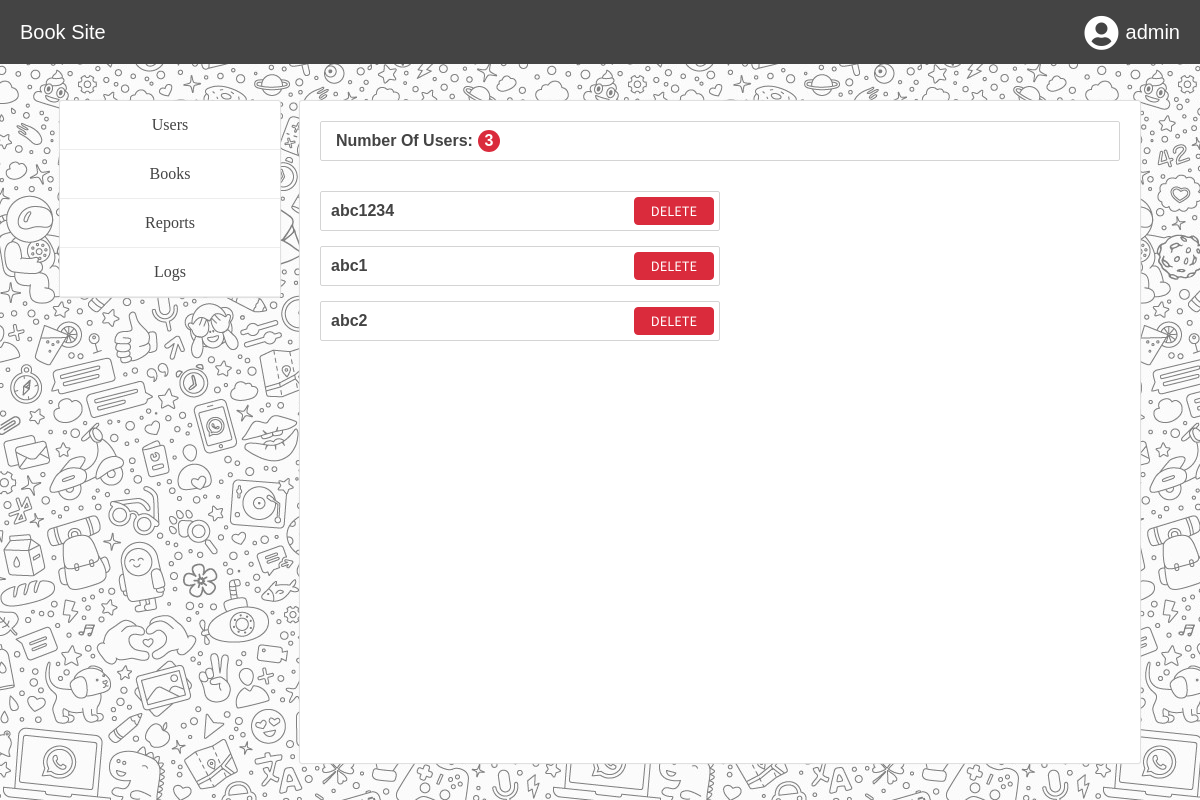
The page /Book_Site/admin/index.php (signed in) on the database its author committed.
### tables this page shows
CREATE TABLE `users` (
  `id` int(11) NOT NULL,
  `username` varchar(25) NOT NULL,
  `password` varchar(255) NOT NULL,
  `email` varchar(255) NOT NULL
);

### Book_Site/admin/index.php (the view, shortened to what this page needs)
<?php
if(isset($_SESSION["username"])){
    $session_username = $_SESSION["username"];
}else{
    header("location: ../login");
}
require_once "config.php";
        $sql = "SELECT * FROM users";
        if ($result=mysqli_query($conn,$sql)) {
            $usercount=mysqli_num_rows($result);
            $usercount = $usercount - 1;
        }
?>
<html lang="en">
<head>
    <link rel="stylesheet" href="../css/admin.css">
    <link rel="stylesheet" href="https://use.fontawesome.com/releases/v5.15.3/css/all.css">
    <link rel="stylesheet" href="../css/header.css" />
    <link
      rel="stylesheet"
      href="https://use.fontawesome.com/releases/v5.15.3/css/all.css"
    />
</head>
<body>
    <header>
      <div class="headh"><i class="fas fa-bars" onclick="sideBar1()"></i> <div class="headhh">Book Site</div></div>
      <?php
      if(isset($session_username)){
          echo '<div class="headu" id="headu" onclick="headerDis()">
        <i class="fas fa-user-circle"></i>
        <div class="headuu">'.$session_username.'</div>
      </div>';
      }else{
          echo '<div class="headu" id="headu">
          <div class="headuu" id="headuu"><a href="../login.php" style="text-decoration: none;color:white;">Login<i class="fas fa-sign-in-alt" style="font-size: 20px;margin-left:5px;"></i></a></div>
      </div>';
      }
      ?>
  </header>
  <div class="mainbody" style="background: linear-gradient(rgba(255,255,255,.5), rgba(255,255,255,.5)), url('../img/bg.jpg');">
        <div class="sidebarmain">
            <div class="sidebar">
                <span onclick="userDis()">Users</span>
                <span onclick="bookDis()">Books</span>
                <span onclick="reportDis()">Reports</span>
                <span onclick="logDis()">Logs</span>
            </div>
        </div>
        <div class="mainpanel" id="mainpanel">
            <div class="users" id="users">
            <div class="nouser">
                Number Of Users:
                <div class="nu"><?php echo $usercount?></div>
            </div>
                <?php
                require_once "config.php";
                $query="SELECT * FROM users";
                $Table = mysqli_query($conn,$query);
                while($Row=mysqli_fetch_array($Table)){
                    if($Row["username"] != "admin"){
                        echo '<span>
                        <div class="info">'.$Row["username"].'</div>
                        <div class="delbutton">
                            <div class="delbuttonc" id="delbuttonc'.$Row["username"].'">
                                <a href="userdelete.php?username='.$Row["username"].'"><button id="canbtn">CONFIRM</button></a>
                                <button id="conbtn" onclick="myDel(x=&apos;'.$Row["username"].'&apos;)">CANCEL</button>
                            </div>
                            <button class="delbtn" id="delbtn'.$Row["username"].'" onclick="myFunction(x=&apos;'.$Row["username"].'&apos;)">DELETE</button>
                        </div>
                    </span>';
                    }
                }
                ?>
            </div>
        </div>
    </div>
</body>
</html>

### Book_Site/css/admin.css (style rules this page uses)
.mainbody { height: 92%; width: 100%; background: #f1f6fe; padding: 0; margin: 0; display: flex; align-items: center; justify-content: center; color: #444; }
.sidebarmain { width: 220px; height: 90%; margin-right: 20px; }
.sidebar { width: 220px; height: auto; background: white; box-shadow: 0 0 1px 1px #ddd; border-radius: 2px; display: flex; flex-direction: column; }
.sidebar span { width: 100%; height: 48px; display: flex; align-items: center; justify-content: center; border-bottom: 1px solid #ededed; cursor: pointer; }
.mainpanel { width: 70%; height: 90%; background: white; box-shadow: 0 0 1px 1px #ddd; border-radius: 2px; box-sizing: border-box; padding: 20px; overflow: scroll; }
.nouser { height: 40px; width: 100%; border: 1px solid #d4d4d4; box-sizing: border-box; display: flex; align-items: center; padding-left: 15px; font-family: sans-serif; font-weight: 600; border-radius: 2px; margin-bottom: 30px; }
.mainpanel span { height: 40px; width: 50%; border: 1px solid #d4d4d4; box-sizing: border-box; display: flex; align-items: center; border-radius: 2px; margin-bottom: 15px; }
.mainpanel span .info { width: 50%; height: 100%; display: flex; font-family: sans-serif; font-weight: 600; align-items: center; padding-left: 10px; box-sizing: border-box; }
.delbutton { height: 100%; width: 50%; display: flex; justify-content: flex-end; align-items: center; }
#canbtn, #conbtn, .delbtn { font-size: 0.9rem; font-family: "Source Sans Pro", sans-serif; margin-left: 5px; height: 75%; width: 80px; }
.delbtn { margin-right: 5px; }
.delbtn, #canbtn { background: #da2b3c; border: 1px solid #da2b3c; color: white; border-radius: 0.25rem; }
.nu { height: 22px; width: 22px; border-radius: 50%; margin-left: 5px; background: #da2b3c; display: flex; justify-content: center; align-items: center; color: white; }

### Book_Site/css/header.css (style rules this page uses)
body { margin: 0; padding: 0; }
header { background: #444; height: 8%; width: 100%; box-sizing: border-box; padding: 10px; display: flex; align-items: center; overflow: hidden; }
.headh { width: 50%; display: flex; justify-content: flex-start; color: white; font-family: sans-serif; font-size: 20px; margin-left: 10px; }
.headu { width: 100%; display: flex; justify-content: flex-end; color: white; font-family: sans-serif; font-size: 20px; align-items: center; margin-right: 10px; cursor: pointer; }
.headu i { font-size: 35px; }
.headuu { margin-left: 7px; }

### rows shown on the page
users: username "abc1234"
users: username "abc1"
users: username "abc2"

### other values the page prints
$session_username "admin"
$usercount "3"
